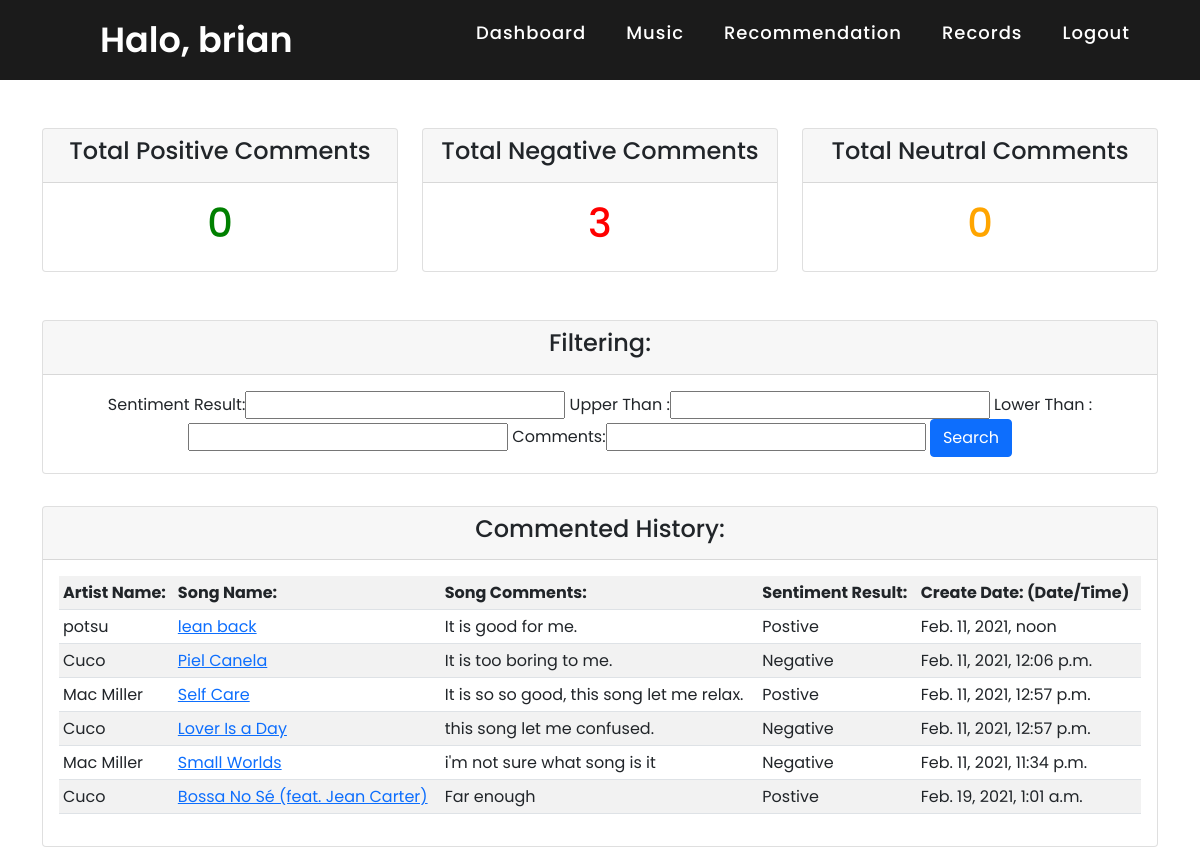
The app's page /records/ (signed in), older data.
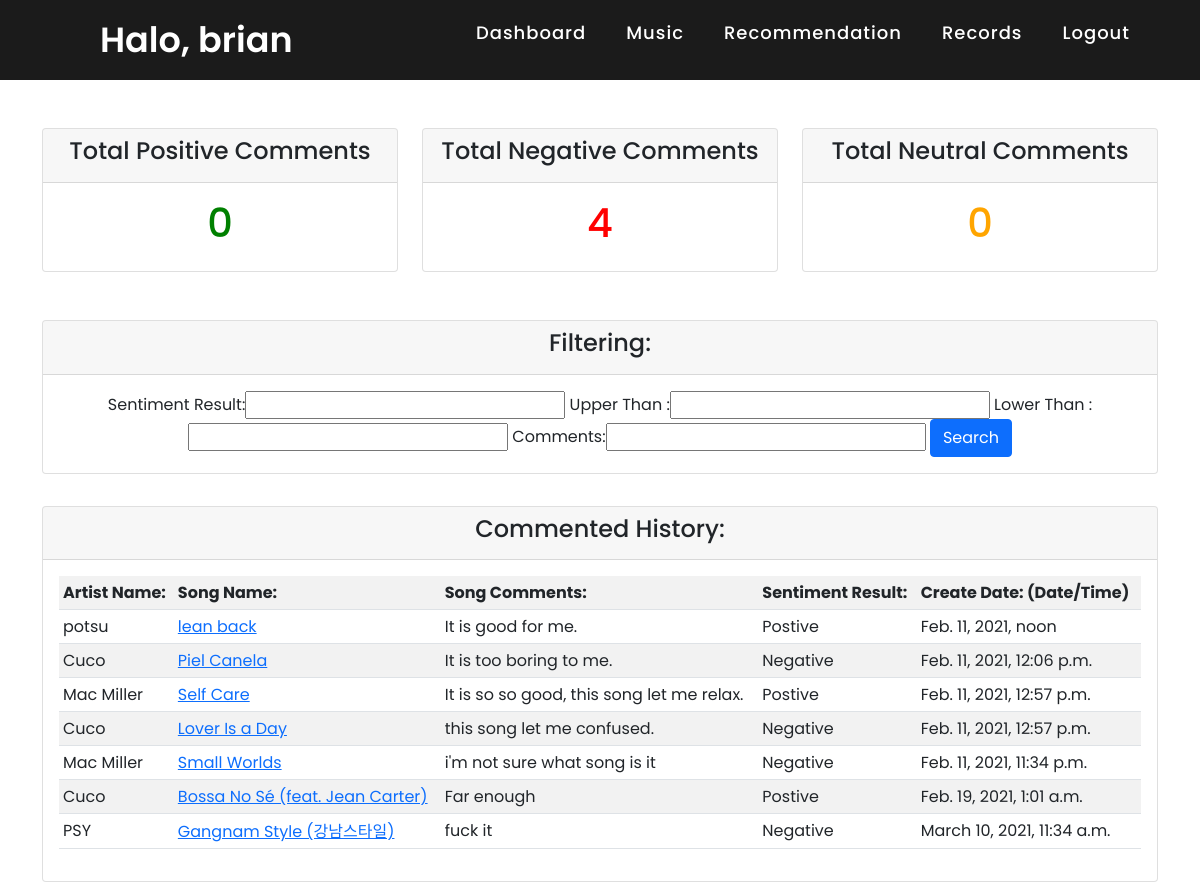
The same page, newer data.
### accounts/models.py (models this page shows, shortened)
class Sentiment_Records(models.Model):
    song_comments = models.TextField(max_length=500)
    sentiment_result = models.TextField(max_length=200)
    sentiment_polarity = models.FloatField(validators=[MinValueValidator(-1), MaxValueValidator(1)])
    sentiment_subjectivity = models.FloatField(validators=[MinValueValidator(0), MaxValueValidator(1)])
    date_created = models.DateTimeField(auto_now_add=True, null=True)
    usr = models.ForeignKey(User, null=True, on_delete=models.SET_NULL)
    song = models.ForeignKey(Songs, null=True, on_delete=models.SET_NULL)

class Songs(models.Model):
    artist_name = models.TextField(max_length=200)
    Song_name = models.TextField(max_length=200)
    album_name = models.TextField(max_length=200)
    track_number =  models.TextField(max_length=100)
    release_date = models.TextField(max_length=100)
    popularity = models.IntegerField(default=0)
    songs_id = models.TextField(max_length=100)
    Song_image = models.TextField(max_length=500)
    Song_preview = models.TextField(max_length=500)
    date_created = models.DateTimeField(auto_now_add=True, null=True)
    likes = models.ManyToManyField(User, related_name='songs_post')

### accounts/views.py (the view)
# urls.py: path('records/', views.recordsPage, name = "records"),
@login_required(login_url='login')
def recordsPage(request):
	positive_count = Sentiment_Records.objects.filter(Q(sentiment_result__exact="Positive") & Q(usr__exact=request.user)).count()
	negative_count = Sentiment_Records.objects.filter(Q(sentiment_result__exact="Negative") & Q(usr__exact=request.user)).count()
	neutral_count = Sentiment_Records.objects.filter(Q(sentiment_result__exact="Neutral") & Q(usr__exact=request.user)).count()
	specific_comments = Sentiment_Records.objects.filter(usr__exact=request.user)
	comment_filters = commentsFilters(request.GET, queryset=specific_comments)
	specific_comments = comment_filters.qs
	context = {'positive_count':positive_count, 'negative_count':negative_count, 'neutral_count':neutral_count , 'specific_comments':specific_comments, 'comment_filters':comment_filters}
	return render(request, 'accounts/records.html', context)

### accounts/templates/accounts/records.html (shortened to what this page needs)
{% extends 'accounts/main.html' %}
   {% block content %}
					<br>
					<br>
   <div class="row">
		<div class="col-md-12">
			<div class="row">
				<div class="col-md-4">
					<div class="card text-center">
					  	<div class="card-header">
					  		<h4 class="card-title">Total Positive Comments</h4>
					  	</div>
					  	<div class="card-body">
					    	<h1 class="card-title"><font color="green">{{positive_count}}</font></h1>
					  	</div>
					</div>
				</div>
				<div class="col-md-4">
					<div class="card text-center">
					  	<div class="card-header">
					  		<h4 class="card-title">Total Negative Comments</h4>
					  	</div>
					  	<div class="card-body">
					    	<h1 class="card-title"><font color="red">{{negative_count}}</font></h1>
					  	</div>
					</div>
				</div>
				<div class="col-md-4">
					<div class="card text-center">
					  	<div class="card-header">
					  		<h4 class="card-title">Total Neutral Comments</h4>
					  	</div>
					  	<div class="card-body">
					    	<h1 class="card-title"><font color="orange">{{neutral_count}}</font></h1>
					  	</div>
					</div>
				</div>
			</div>
					<br>
					<br>
			<div class="row">
				<div class="col-md-12">
					<div class="card text-center">
						<div class="card-header">
							<h4 class="card-title">Filtering: </h4>
						</div>
						<div class="card-body">
							<form method="get">
								{{comment_filters.form}}
								<button class="btn btn-primary" type="submit">Search</button>
							</form>
						</div>
					</div>
				</div>
				<p><p>
				<div class="col-md-12">
					<div class="card text-center">
					  	<div class="card-header">
					  		<h4 class="card-title">Commented History: </h4>
					  	</div>
					  	<div class="card-body">
							 <table class="table table-sm table-striped table-hover">
								<tr>
									<th>Artist Name: </th>
									<th>Song Name: </th>
									<th>Song Comments: </th>
									<th>Sentiment Result: </th>
									<th>Create Date: (Date/Time) </th>
								</tr>
								{% for x in specific_comments %}
								<tr>
									<td>{{x.song.artist_name}}</td>
									<td><a href ="{% url 'music_profile' x.song.id %}">{{x.song.Song_name}}</a></td>
									<td>{{x.song_comments}}</td>
									<td>{{x.sentiment_result}}</td>
									<td>{{x.date_created}}</td>
								</tr>
								{% endfor %}
							</table>
					  	</div>
					</div>
				</div>
			</div>
		</div>
	</div>
   {% endblock %}

Row changes from the older to the newer data that the page shows:
added Sentiment_Records: song.artist_name "PSY", song.Song_name "Gangnam Style (강남스타일)", song_comments "fuck it", sentiment_result "Negative", date_created "March 10, 2021, 11:34 a.m."
Text that changed along with them:
{{ negative_count }}: "3" → "4"
